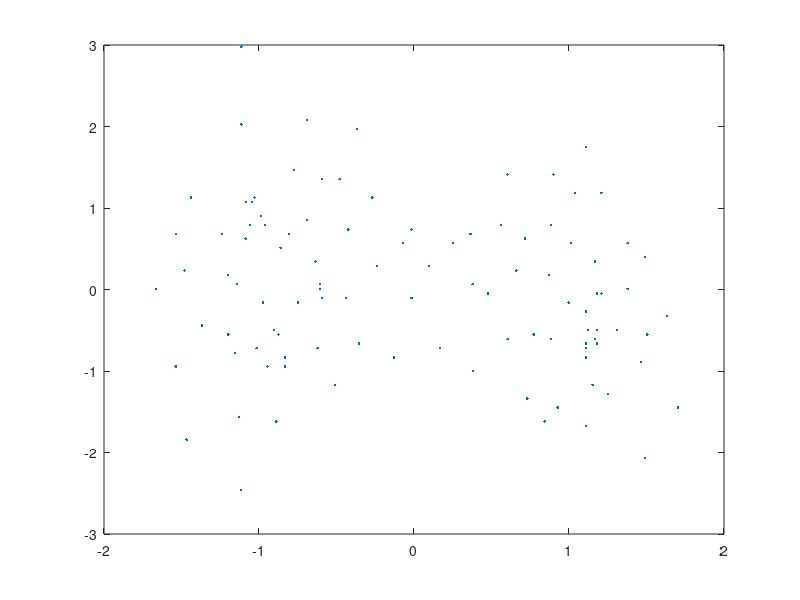

Here is the MATLAB script that generated this plot:
%% BASIC DATA PLOTTING
%%
%% Martin Helmich <martin.helmich@hs-osnabrueck.de>
%% University of Applied Sciences Osnabrück
%%
%% This work is licensed under the Creative Commons Attribution-ShareAlike 3.0
%% Unported License. To view a copy of this license, visit
%%
%%   http://creativecommons.org/licenses/by-sa/3.0/


% Read input file.
S = dlmread('wbsa0210.dat');
fprintf('Eingabedatei enthält %d Zeilen.\n', length(S))

v1 = S(:,1);
v2 = S(:,2);

% Get minimum, maximum, mean and standard deviation.
fprintf('Max: %f   Min: %f   Mean: %f   Std: %f\n', min(v1), max(v1), mean(v1), std(v1));

% Draw histogram
hist(v1, 10);

% Draw scatterplot
plot(v1, v2, '+');

lengths = ((v1 .^ 2) + (v2 .^ 2)) .^ 0.5;
hist(lengths, 7)

%% Excercise E
%  Apply the "zscore" method to Z and plot the result.
%
%  Note: In GNU Octave, you need the "nan" package for the zscore() function.
%  Alternatively, you can use "studentize", which basically does the same.
Z = zscore(S);
plot(Z(:,1), Z(:,2), '.');
